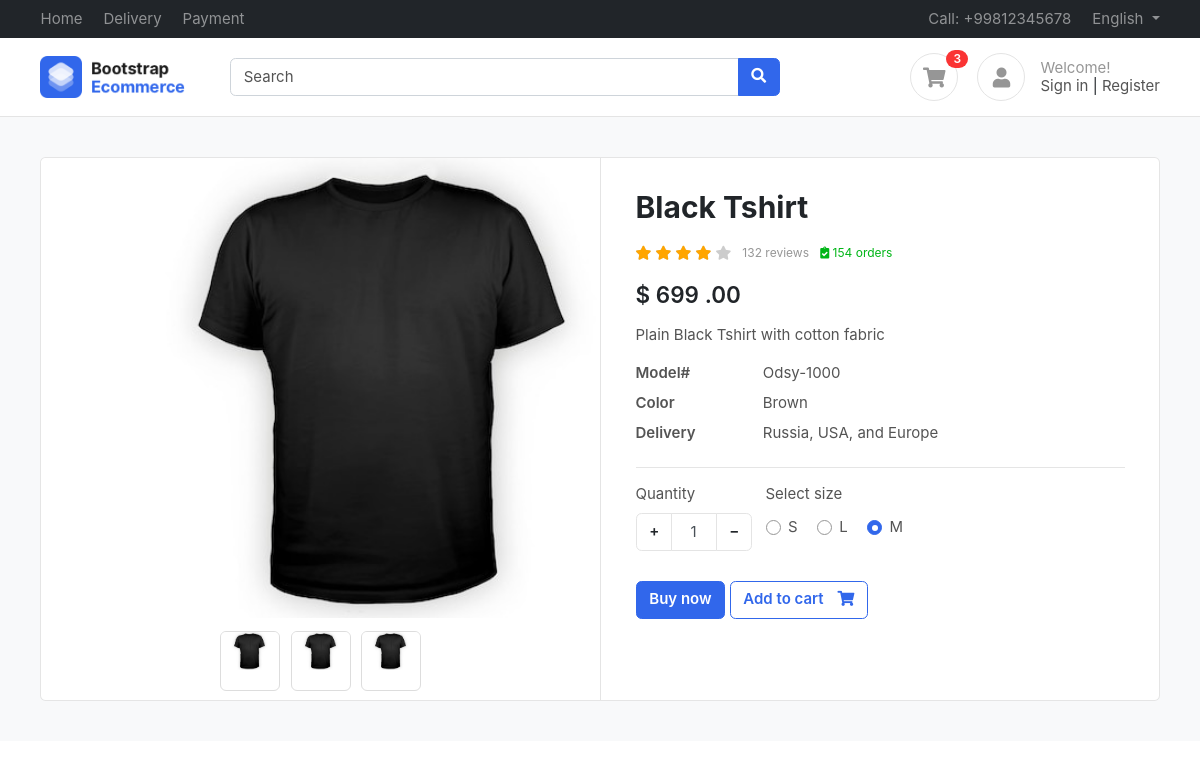
/products/black-tshirt/ (signed in), run on the app's committed database.
### accounts/models.py (models this page shows)
class Profile(BaseModel):
    user=models.OneToOneField(User,on_delete=models.CASCADE,related_name="profile")
    is_email_verified=models.BooleanField(default=False)
    email_token=models.CharField(max_length=100,null=True,blank=True)
    profile_image=models.ImageField(upload_to="profile")
    def get_cart_count(self):
        return Cartitems.objects.filter(cart__user=self.user,cart__is_paid=False).count()

### products/models.py (models this page shows, shortened)
class Product(BaseModel):
    product_name = models.CharField(max_length=100)
    slug = models.SlugField(unique=True,null=True,blank=True)
    price = models.IntegerField()
    category = models.ForeignKey(Category, on_delete=models.CASCADE,related_name="products")
    product_description = models.TextField()
    color = models.ManyToManyField(ColorVariant,blank=True)
    size = models.ManyToManyField(SizeVariant,blank=True)

class ProductImage(BaseModel):
    product = models.ForeignKey(Product, on_delete=models.CASCADE, related_name="product_images")
    image = models.ImageField(upload_to="product")
    is_featured = models.BooleanField(default=False)

class SizeVariant(BaseModel):
    size_name = models.CharField(max_length=100)
    price= models.IntegerField(default=0)

### products/views.py (the view)
# urls.py: path('<slug>/',get_products,name='get_products'),
def get_products(request , slug):
    print(request.user)
    try:
        product=Product.objects.get(slug=slug)
        context={'product':product}
        if request.GET.get('size'):
            size = request.GET.get('size')
            price=product.get_product_price_by_size(size)
            context['selected_size']=size
            context['updated_price']=price
        return render(request,'products/products.html',context=context)
    except Exception as e:
        print(e)

### templates/products/products.html (shortened to what this page needs)
{% extends "base/base.html" %}
{% block start %}
<section class="section-content padding-y bg">
    <div class="container">
    <div class="card">
        <div class="row no-gutters">
            <aside class="col-md-6">
    <article class="gallery-wrap">
    <div class="img-big-wrap">
      <div> <a href="#"><img src="/media/{{product.product_images.first.image}}"></a></div>
    </div>
    <div class="thumbs-wrap">
      {% for image in product.product_images.all %}
      <a href="#" class="item-thumb"> <img src="/media/{{image.image}}"></a>
      {% endfor %}
    </div>
    </article>
            </aside>
            <main class="col-md-6 border-left">
    <article class="content-body">
    <h2 class="title">{{product.product_name}}</h2>
    <div class="rating-wrap my-3">
        <ul class="rating-stars">
            <li style="width:80%" class="stars-active">
                <i class="fa fa-star"></i> <i class="fa fa-star"></i>
                <i class="fa fa-star"></i> <i class="fa fa-star"></i>
            </li>
            <li>
                <i class="fa fa-star"></i> <i class="fa fa-star"></i>
                <i class="fa fa-star"></i> <i class="fa fa-star"></i>
                <i class="fa fa-star"></i>
            </li>
        </ul>
        <small class="label-rating text-muted">132 reviews</small>
        <small class="label-rating text-success"> <i class="fa fa-clipboard-check"></i> 154 orders </small>
    </div>
    <div class="mb-3">
        <var class="price h4">${% if updated_price %}
          {{updated_price}}
          {% else %}
          {{product.price}}
          {% endif %}
          .00</var>
    </div>
    <p>{{product.product_description}}</p>
    <dl class="row">
      <dt class="col-sm-3">Model#</dt>
      <dd class="col-sm-9">Odsy-1000</dd>
      <dt class="col-sm-3">Color</dt>
      <dd class="col-sm-9">Brown</dd>
      <dt class="col-sm-3">Delivery</dt>
      <dd class="col-sm-9">Russia, USA, and Europe </dd>
    </dl>
    <hr>
        <div class="form-row">
            <div class="form-group col-md flex-grow-0">
                <label>Quantity</label>
                <div class="input-group mb-3 input-spinner">
                  <div class="input-group-prepend">
                    <button class="btn btn-light" type="button" id="button-plus"> + </button>
                  </div>
                  <input type="text" class="form-control" value="1">
                  <div class="input-group-append">
                    <button class="btn btn-light" type="button" id="button-minus"> − </button>
                  </div>
                </div>
            </div>
            {% if product.size.count %}
            <div class="form-group col-md">
                    <label>Select size</label>
                    <div class="mt-1">
                      {% for size in product.size.all %}
                        <label class="custom-control custom-radio custom-control-inline">
                          <div class="custom-control-label">{{size.size_name}}</div>
                        </label>
                        {% endfor %}
                    </div>
            </div>
            {% endif %}
        </div>
        <a href="#" class="btn  btn-primary"> Buy now </a>
        <a href="{% url 'add_to_cart' product.uid %}?size={{selected_size}}" class="btn  btn-outline-primary"> <span class="text">Add to cart</span> <i class="fas fa-shopping-cart"></i>  </a>
    </article>
            </main>
        </div>
    </div>
    </div>
    </section>
{% endblock %}

### templates/base/base.html (shortened to what this page needs)
<!DOCTYPE HTML>
<html lang="en">
<head>
<link href="/media/css/bootstrap.css" rel="stylesheet" type="text/css"/>
<link href="/media/fonts/fontawesome/css/all.min.css" type="text/css" rel="stylesheet">
<link href="/media/css/ui.css" rel="stylesheet" type="text/css"/>
<link href="/media/css/responsive.css" rel="stylesheet" />
</head>
<body>
	<header class="section-header">
		<nav class="navbar navbar-dark navbar-expand p-0 bg-dark">
		<div class="container">
			<ul class="navbar-nav d-none d-md-flex mr-auto">
				<li class="nav-item"><a class="nav-link" href="#">Home</a></li>
				<li class="nav-item"><a class="nav-link" href="#">Delivery</a></li>
				<li class="nav-item"><a class="nav-link" href="#">Payment</a></li>
			</ul>
			<ul class="navbar-nav">
				<li class="nav-item"><a href="#" class="nav-link"> Call: +99812345678 </a></li>
				<li class="nav-item dropdown">
					 <a href="#" class="nav-link dropdown-toggle" data-toggle="dropdown"> English </a>
				</li>
			</ul>
		  </div>
		</nav>
		<section class="header-main border-bottom">
			<div class="container">
		<div class="row align-items-center">
			<div class="col-lg-2 col-4">
				<div class="brand-wrap">
					<img class="logo" src="images/logo.png">
				</div>
			</div>
			<div class="col-lg-6 col-sm-12">
				<form action="#" class="search">
					<div class="input-group w-100">
						<input type="text" class="form-control" placeholder="Search">
						<div class="input-group-append">
						  <button class="btn btn-primary" type="submit">
							<i class="fa fa-search"></i>
						  </button>
						</div>
					</div>
				</form>
			</div>
			<div class="col-lg-4 col-sm-6 col-8">
				<div class="widgets-wrap float-md-right">
					<div class="widget-header  mr-3">
						<a href="{% url 'cart' %}" class="icon icon-sm rounded-circle border"><i class="fa fa-shopping-cart"></i></a>
						<span class="badge badge-pill badge-danger notify">{{request.user.profile.get_cart_count}}</span>
					</div>
					<div class="widget-header icontext">
						<a href="#" class="icon icon-sm rounded-circle border"><i class="fa fa-user"></i></a>
						<div class="text">
							<span class="text-muted">Welcome!</span>
							<div>
								<a href="#">Sign in</a> |
								<a href="#"> Register</a>
							</div>
						</div>
					</div>
				</div>
			</div>
		</div>
			</div>
		</section>
		</header>
        {% block start %}
        {% endblock %}
        </body>
        </html>

### public/static/css/ui.css (style rules this page uses)
html { font-family: 'Inter', sans-serif; font-size: 15px; }
.content-body { flex: 1 1 auto; padding: 2rem 2.3rem; }
.icon-xs, .icon-sm, .icon-md, .icon-lg { display: inline-block; text-align: center; flex-shrink: 0; flex-grow: 0; }
.icon-sm { width: 48px; height: 48px; line-height: 48px; font-size: 20px; }
.padding-y { padding-top: 40px; padding-bottom: 40px; }
var { font-style: normal; }
article:after, .form-group:after { display: block; clear: both; content: ""; }
.bg { background-color: #f8f9fa; }
.card .title { color: #212529; }
.header-main { position: relative; padding-top: 1rem; padding-bottom: 1rem; }
.brand-wrap .logo, .navbar-brand .logo { margin-right: 7px; max-height: 42px; display: inline-block; }
.widget-header { display: inline-block; vertical-align: middle; position: relative; }
.widget-header a { color: #545454; }
.widget-header i { color: #969696; }
.widget-header .notify { position: absolute; top: -3px; right: -10px; }
.btn-light { background-color: #fff; border-color: #e4e4e4; }
.btn .text + i { margin-left: 10px; }
dl[class="row"] { margin-bottom: 0; }
.icontext { display: inline-flex; align-items: center; vertical-align: middle; }
.icontext .text { width: 100%; line-height: 1.2; color: #212529; }
.icontext .icon { position: relative; margin-right: 15px; flex-shrink: 0; flex-grow: 0; }
.notify { position: absolute; top: -4px; right: -10px; display: inline-block; padding: .25em .6em; font-size: 12px; line-height: 1; text-align: center; border-radius: 3rem; color: #fff; background-color: #fa3434; }
.price { font-weight: 600; color: #212529; }
.label-rating { margin-left: 7px; display: inline-block; vertical-align: middle; }
.rating-stars { display: inline-block; vertical-align: middle; list-style: none; margin: 0; padding: 0; position: relative; white-space: nowrap; clear: both; }
.rating-stars i { font-size: 14px; color: #ccc; display: inline; }
.rating-stars li { display: block; text-overflow: clip; white-space: nowrap; z-index: 1; }
.rating-stars li.stars-active { z-index: 2; position: absolute; top: 0; left: 0; overflow: hidden; }
.rating-stars li.stars-active i { color: orange; }
.input-spinner { width: 120px; flex-wrap: nowrap; display: inline-flex; }
.input-spinner input.form-control { text-align: center; max-width: 46px; flex-basis: 46px; border-color: #e4e4e4; flex-grow: 0; }
.input-spinner .btn { width: 36px; text-align: center; }
.gallery-wrap .img-big-wrap { margin-bottom: 10px; border-radius: 0.37rem; overflow: hidden; background-color: #fff; }
.gallery-wrap .img-big-wrap a { text-align: center; display: block; }
.gallery-wrap .img-big-wrap img { height: 460px; width: auto; display: inline-block; cursor: zoom-in; }
.gallery-wrap .thumbs-wrap { text-align: center; }
.gallery-wrap .thumbs-wrap .item-thumb { width: 60px; height: 60px; border: 1px solid #ddd; border-radius: 6px; margin: 3px; display: inline-block; overflow: hidden; }
.gallery-wrap .thumbs-wrap img { max-width: 100%; max-height: 100%; object-fit: cover; border-radius: 4px; cursor: zoom-in; }

### data on the page
Product: product_images.first.image (picture), product_name "Black Tshirt", price "699", product_description "Plain Black Tshirt with cotton fabric"
ProductImage: image (picture)
ProductImage: image (picture)
ProductImage: image (picture)
SizeVariant: size_name "S"
SizeVariant: size_name "L"
SizeVariant: size_name "M"

### other printed values
{{ request.user.profile.get_cart_count }} "3"
